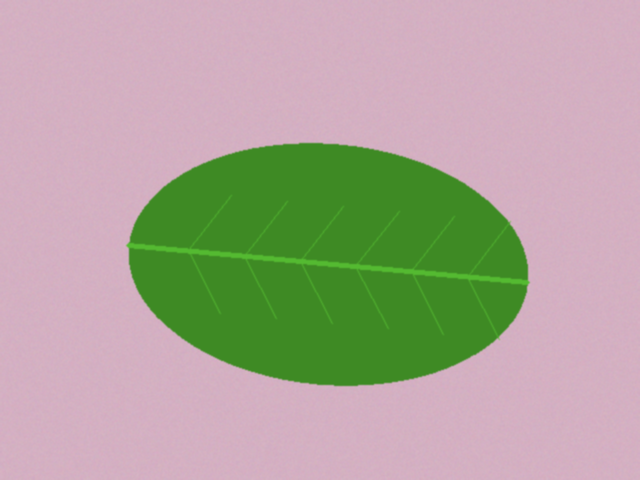
#> input picture data/sintetis/bersih/teh_001.png, 640 x 480 px
$ python -i bercak.py   (imports and definitions only)
#> lines starting #> are read from the running program, lines starting #| are printed output that depends on the picture; after the words box and inside, x2 and y2 are one past the last pixel; in counts of white or black regions, pixels touching at a corner belong together
#> further down, picture is the input picture: shape (480, 640, 3); mean B, G, R 154.7, 166.7, 174.8
### src/utils_tepi.py
"""utils_tepi.py: fungsi bantu evaluasi deteksi tepi dan morfologi (P5-P6 SIMUTEH)."""
import cv2
import numpy as np


# [27 lines left out: functions tepi_acuan, skor_tepi, iou, not called in this run]


def mask_daun_awal(img_bgr):
    """Mask daun sementara: ambang Otsu pada kanal saturasi (dibahas tuntas di P7)."""
    s = cv2.cvtColor(img_bgr, cv2.COLOR_BGR2HSV)[:, :, 1]
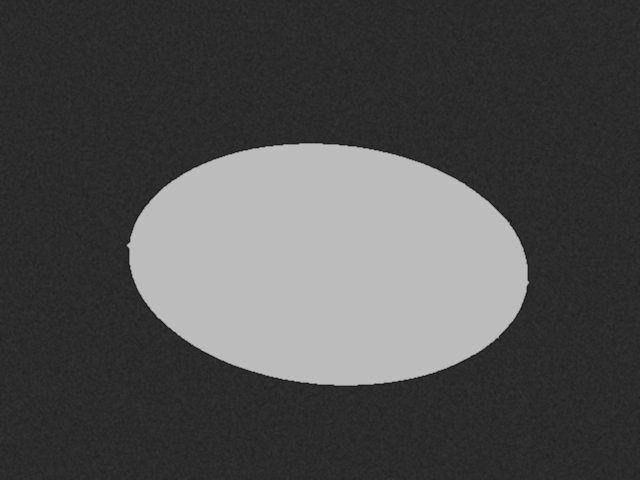
#> s: shape (480, 640); min 20, max 189, mean 78.8
    _, m = cv2.threshold(s, 0, 255, cv2.THRESH_BINARY + cv2.THRESH_OTSU)
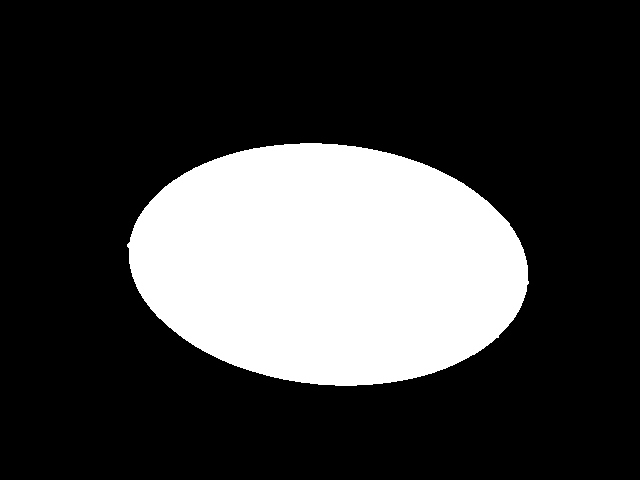
#> m: shape (480, 640); 24.6% white; 1 white region, box (x1, y1, x2, y2) and area: (127, 143, 529, 386) 75449
    return m


def bercak_awal(img_bgr, mask_daun, kanal=2, k=4.0):
    """Citra biner bercak sementara: piksel daun pada kanal terpilih yang lebih
    terang dari median daun + k x MAD (simpangan median absolut, dikali 1,4826).
    Median dan MAD dipakai karena tidak ikut terseret oleh bercak yang luas.
    Hasilnya sengaja masih kasar: memuat titik derau, potongan tulang daun,
    dan tepi daun yang harus dibersihkan dengan operasi morfologi (P6)."""
#> called with kanal = 2, k = 4
    c = img_bgr[:, :, kanal].astype(np.float32)
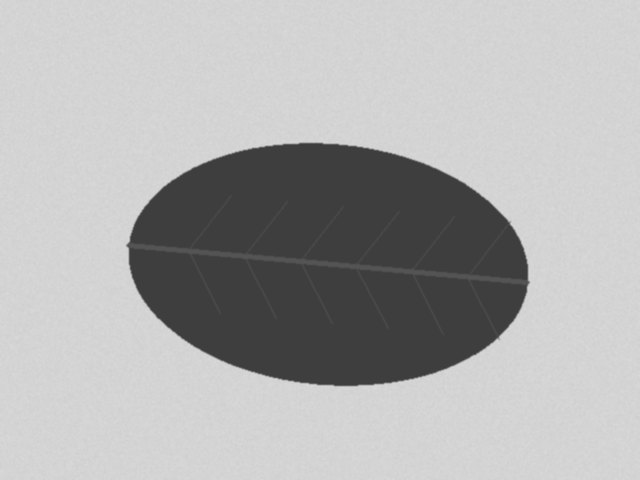
#> c: shape (480, 640) float32; min 62, max 216, mean 174.8
    m = mask_daun > 0
    med = np.median(c[m])
#> med = 62
    mad = 1.4826 * np.median(np.abs(c[m] - med))
#> mad = 0
    return (((c > med + k * mad) & m) * 255).astype(np.uint8)
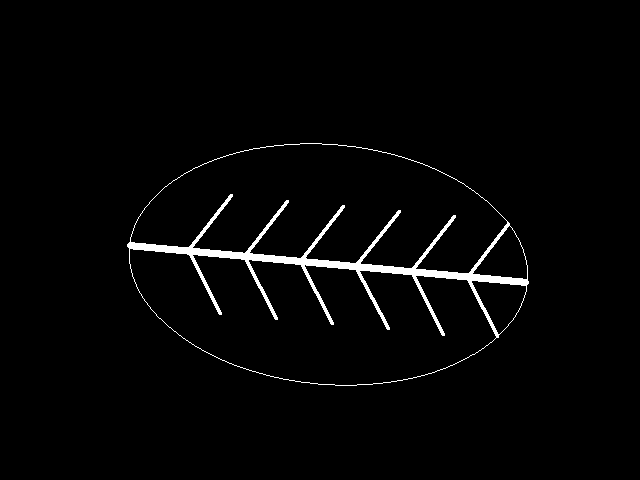
#> returned value: shape (480, 640); 2.2% white; 1 white region, box (x1, y1, x2, y2) and area: (127, 143, 529, 386) 6641

### src/bercak.py
"""bercak.py: analisis bercak SIMUTEH (dipakai ulang mulai P7)."""
import json
import cv2
import numpy as np
from utils_tepi import mask_daun_awal, bercak_awal

PARAM_BERCAK = {
    "kanal": 2,             # kanal terpilih (2 = R)
    "k": 4.0,               # ambang median + k x MAD
    "se_bentuk": "elips",   # "elips", "persegi", "silang"
    "se_open": 5,           # ukuran SE opening (0 = tidak dipakai)
    "se_close": 5,          # ukuran SE closing (0 = tidak dipakai)
    "luas_min": 20,         # piksel
    "bulat_min": 0.5,
    "rasio_maks": 1.8,
    "batas_ringan": 0.1,    # persen bercak minimum kelas Ringan
    "batas_berat": 2.0,     # persen bercak minimum kelas Berat
    "mm_per_px": 0.4375,
}
_BENTUK = {"elips": cv2.MORPH_ELLIPSE, "persegi": cv2.MORPH_RECT, "silang": cv2.MORPH_CROSS}


def _se(p, uk):
    return cv2.getStructuringElement(_BENTUK[p["se_bentuk"]], (uk, uk))


def bersihkan(biner, p):
    """Opening membuang titik derau dan potongan tipis; closing menutup celah."""
    # TODO 1: bila p["se_open"] > 0, lakukan opening dengan SE _se(p, p["se_open"])
    if p["se_open"] > 0:
        biner = cv2.morphologyEx(biner, cv2.MORPH_OPEN, _se(p, p["se_open"]))
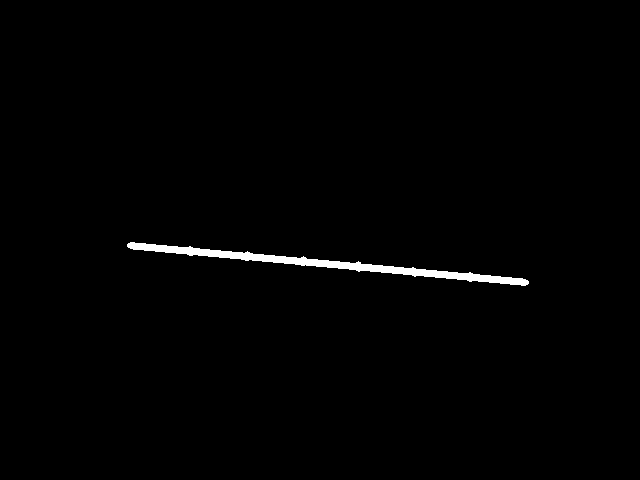
#> biner: shape (480, 640); 0.95% white; 1 white region, box (x1, y1, x2, y2) and area: (127, 242, 529, 286) 2921
    # TODO 2: bila p["se_close"] > 0, lakukan closing dengan SE _se(p, p["se_close"])
    if p["se_close"] > 0:
        biner = cv2.morphologyEx(biner, cv2.MORPH_CLOSE, _se(p, p["se_close"]))
#> biner: shape (480, 640); 0.95% white; 1 white region, box (x1, y1, x2, y2) and area: (127, 242, 529, 286) 2924
    return biner


def ukur_dan_saring(biner, p):
    """Mengembalikan mask bercak tersaring dan daftar ukuran setiap bercak."""
    # TODO 3: label komponen terhubung (konektivitas 8) dengan cv2.connectedComponentsWithStats
    n, lbl, st, cen = cv2.connectedComponentsWithStats((biner > 0).astype(np.uint8), connectivity=8)
#> n = 2; st = [[0, 0, 640, 480, 304276], [127, 242, 402, 44, 2924]]; cen = [[319.4, 239.3], [327.4, 263.5]]
    keluar, daftar = np.zeros_like(biner, dtype=np.uint8), []
#> daftar = []

    for i in range(1, n):
        # TODO 4: untuk setiap komponen hitung luas, keliling (cv2.arcLength),
        #         kebulatan 4*pi*luas/keliling^2, dan rasio aspek (cv2.minAreaRect)
        kontur, _ = cv2.findContours((lbl == i).astype(np.uint8), cv2.RETR_EXTERNAL, cv2.CHAIN_APPROX_NONE)
        if not kontur:
            continue
        A = int(st[i, cv2.CC_STAT_AREA])
        keliling = cv2.arcLength(kontur[0], True)
        kebulatan = 0.0 if keliling == 0 else 4 * np.pi * A / (keliling ** 2)
        w, h = cv2.minAreaRect(kontur[0])[1]
        rasio = max(w, h) / max(min(w, h), 1)

        # TODO 5: simpan ke mask keluar hanya komponen yang memenuhi luas_min,
        #         bulat_min, dan rasio_maks; catat ukurannya ke daftar
        if A >= p["luas_min"] and kebulatan >= p["bulat_min"] and rasio <= p["rasio_maks"]:
            keluar[lbl == i] = 255
            daftar.append({
                "label": len(daftar) + 1,
                "luas_px": A,
                "luas_mm2": round(A * (p["mm_per_px"] ** 2), 2),
                "keliling_px": round(float(keliling), 1),
                "kebulatan": round(float(kebulatan), 2),
                "rasio_aspek": round(float(rasio), 2),
                "cx": int(cen[i][0]),
                "cy": int(cen[i][1]),
            })
#> this loop made 1 pass
#> (A, keliling, kebulatan, w, h, rasio) on pass 1: (2924, 852.4, 0.0506, 9.96, 402.9, 40.47)
#> keluar: shape (480, 640); every value is 0

    return keluar, daftar


def analisis_daun(img_praproses, p=None):
    """Masukan: citra BGR hasil praproses. Keluaran: kamus hasil analisis."""
    p = {**PARAM_BERCAK, **(p or {})}
    m_daun = mask_daun_awal(img_praproses)
    biner = bercak_awal(img_praproses, m_daun, kanal=p["kanal"], k=p["k"])
    m_bercak, daftar = ukur_dan_saring(bersihkan(biner, p), p)
#> daftar = []

    # TODO 6: hitung persen bercak = luas bercak / luas daun x 100
    luas_daun = int((m_daun > 0).sum())
#> luas_daun = 75449
    luas_bercak = int((m_bercak > 0).sum())
#> luas_bercak = 0
    persen = (luas_bercak / luas_daun * 100.0) if luas_daun > 0 else 0.0
#> persen = 0

    # TODO 7: tentukan kelas dengan batas_ringan dan batas_berat
    if persen >= p["batas_berat"]:
        kelas = "Bercak Berat"
    elif persen >= p["batas_ringan"]:
        kelas = "Bercak Ringan"
    else:
        kelas = "Sehat"

    return {
        "mask_daun": m_daun,
        "mask_bercak": m_bercak,
        "jumlah_bercak": len(daftar),
        "persen_bercak": round(float(persen), 3),
        "kelas": kelas,
        "bercak": daftar,
    }


def simpan_param(p, path="/content/drive/MyDrive/simuteh-2330511092/hasil/param_bercak.json"):
    with open(path, "w") as f:
        json.dump({**PARAM_BERCAK, **p}, f, indent=2)

>>> import cv2
>>> picture = cv2.imread('../data/sintetis/bersih/teh_001.png')
>>> result = analisis_daun(picture)
#> result = 6 items

$ run again, on data/sintetis/bersih/teh_003.png
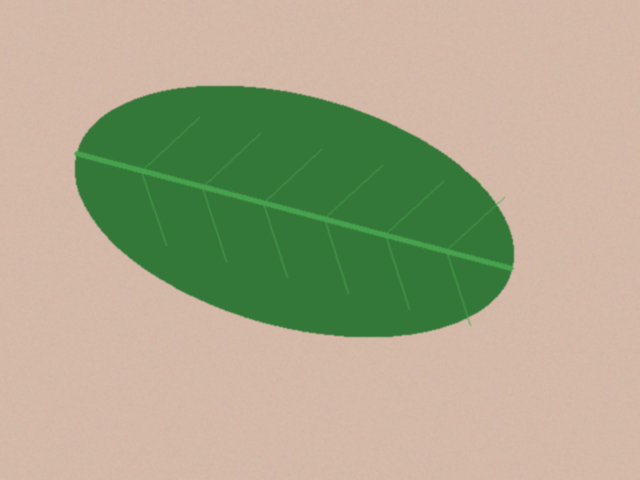
#> input picture data/sintetis/bersih/teh_003.png, 640 x 480 px
#> picture is the input picture: shape (480, 640, 3); mean B, G, R 138.3, 167.8, 169.2
#> in bercak_awal, `c = img_bgr[:, :, kanal].astype(np.float32)`:
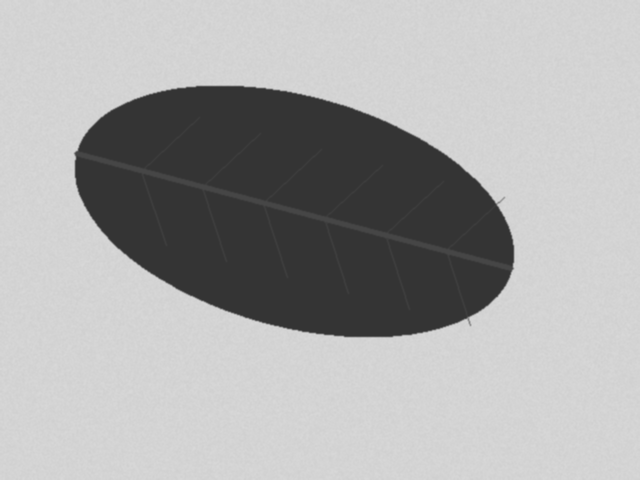
#> c: shape (480, 640) float32; min 52, max 216, mean 169.2
#> med = 52
#> mad = 0
#> in bersihkan, `biner = cv2.morphologyEx(biner, cv2.MORPH_OPEN, _se(p, p["se_open"]))`:
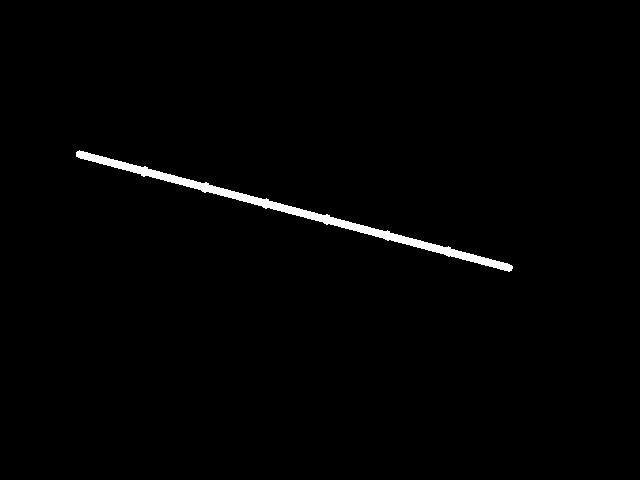
#> biner: shape (480, 640); 1.1% white; 1 white region, box (x1, y1, x2, y2) and area: (76, 150, 513, 272) 3507
#> lbl: shape (480, 640) int32; values 0 (black) and 1 (white), 1.1% white; 1 white region, box (x1, y1, x2, y2) and area: (76, 150, 513, 272) 3524
#> n = 2; st = [[0, 0, 640, 480, 303676], [76, 150, 437, 122, 3524]]; cen = [[319.8, 239.8], [293.5, 210.5]]
#> the loop in ukur_dan_saring, `for i in range(1, n):` made 1 pass
#> (A, keliling, kebulatan, w, h, rasio) on pass 1: (3524, 986.3, 0.0455, 10.18, 451.2, 44.32)
#> in analisis_daun, `m_bercak, daftar = ukur_dan_saring(bersihkan(biner, p), p)`: daftar = []
#> luas_daun = 81067
#> luas_bercak = 0
#> result = 6 items
